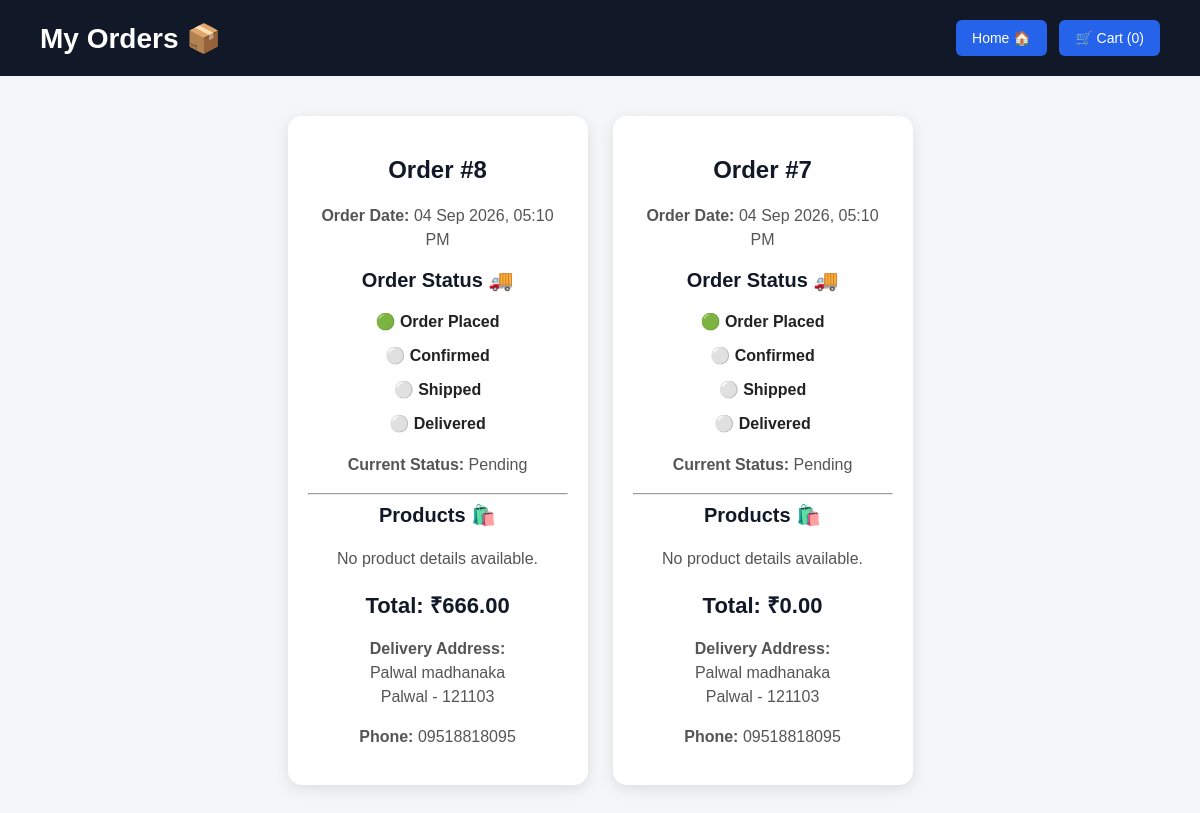
/orders/ (signed in), run on the app's committed database.
### store/models.py (models this page shows, shortened)
class Order(models.Model):
    STATUS_CHOICES = [
        ('pending', 'Pending'),
        ('confirmed', 'Confirmed'),
        ('shipped', 'Shipped'),
        ('delivered', 'Delivered'),
    ]
    user = models.ForeignKey(
        User,
        on_delete=models.CASCADE,
        related_name='orders',
        null=True,
        blank=True
    )
    name = models.CharField(max_length=100)
    phone = models.CharField(max_length=15)
    address = models.TextField()
    city = models.CharField(max_length=100)
    pincode = models.CharField(max_length=10)
    total = models.DecimalField(max_digits=10, decimal_places=2)
    status = models.CharField(
        max_length=20,
        choices=STATUS_CHOICES,
        default='pending'
    )
    created_at = models.DateTimeField(auto_now_add=True)

### store/views.py (the view)
@login_required
def order_history(request):
    orders = Order.objects.filter(
        user=request.user
    ).prefetch_related(
        'items__product'
    ).order_by('-created_at')
    return render(request, 'store/order_history.html', {
        'orders': orders
    })

### store/context_processors.py (called while the page is built)
def cart_count(request):
    cart = request.session.get('cart', {})
    return {
        'cart_count': sum(cart.values())
    }

### store/templates/store/order_history.html (shortened to what this page needs)
{% load static %}
<!DOCTYPE html>
<html>
<head>
    <link rel="stylesheet" href="{% static 'store/style.css' %}">
</head>
<body>
<header>
<h1>My Orders 📦</h1>
<div>
    <a href="{% url 'home' %}">
        <button>Home 🏠</button>
    </a>
    <a href="{% url 'cart' %}">
        <button>🛒 Cart ({{ cart_count }})</button>
    </a>
</div>
</header>
<div class="products">
{% for order in orders %}
    <div class="product-card">
        <h2>Order #{{ order.id }}</h2>
        <p>
            <strong>Order Date:</strong>
            {{ order.created_at|date:"d M Y, h:i A" }}
        </p>
        <h3>Order Status 🚚</h3>
        <div style="margin: 20px 0;">
            <div style="margin-bottom: 15px;">
                {% if order.status == 'pending' or order.status == 'confirmed' or order.status == 'shipped' or order.status == 'delivered' %}
                    <strong>🟢 Order Placed</strong>
                {% else %}
                    <strong>⚪ Order Placed</strong>
                {% endif %}
            </div>
            <div style="margin-bottom: 15px;">
                {% if order.status == 'confirmed' or order.status == 'shipped' or order.status == 'delivered' %}
                    <strong>🟢 Confirmed</strong>
                {% else %}
                    <strong>⚪ Confirmed</strong>
                {% endif %}
            </div>
            <div style="margin-bottom: 15px;">
                {% if order.status == 'shipped' or order.status == 'delivered' %}
                    <strong>🟢 Shipped</strong>
                {% else %}
                    <strong>⚪ Shipped</strong>
                {% endif %}
            </div>
            <div>
                {% if order.status == 'delivered' %}
                    <strong>🟢 Delivered</strong>
                {% else %}
                    <strong>⚪ Delivered</strong>
                {% endif %}
            </div>
        </div>
        <p>
            <strong>Current Status:</strong>
            {{ order.get_status_display }}
        </p>
        <hr>
        <h3>Products 🛍️</h3>
        {% for item in order.items.all %}
            <div style="margin-bottom: 20px;">
                {% if item.product.image %}
                    <img
                        src="{{ item.product.image.url }}"
                        alt="{{ item.product.name }}"
                        style="
                            width: 80px;
                            height: 80px;
                            object-fit: contain;
                        "
                    >
                {% endif %}
                <p>
                    <strong>{{ item.product.name }}</strong>
                </p>
                <p>
                    Price: ₹{{ item.price }}
                </p>
                <p>
                    Quantity: {{ item.quantity }}
                </p>
                <p>
                    Subtotal:
                    ₹{% widthratio item.price 1 item.quantity %}
                </p>
            </div>
            <hr>
        {% empty %}
            <p>No product details available.</p>
        {% endfor %}
        <h2 class="price">
            Total: ₹{{ order.total }}
        </h2>
        <p>
            <strong>Delivery Address:</strong><br>
            {{ order.address }}<br>
            {{ order.city }} - {{ order.pincode }}
        </p>
        <p>
            <strong>Phone:</strong>
            {{ order.phone }}
        </p>
    </div>
{% endfor %}
</div>
</body>
</html>

### store/static/store/style.css (style rules this page uses)
body { font-family: Arial, sans-serif; margin: 0; background: #f4f6f8; color: #222; }
header { background: #111827; color: white; padding: 20px 40px; display: flex; justify-content: space-between; align-items: center; flex-wrap: wrap; gap: 15px; }
header h1 { margin: 0; font-size: 28px; }
header a { text-decoration: none; margin-left: 8px; }
button { background: #2563eb; color: white; border: none; padding: 10px 16px; border-radius: 6px; cursor: pointer; font-size: 14px; transition: 0.2s; }
.products { display: flex; flex-wrap: wrap; gap: 25px; padding: 40px; justify-content: center; }
.product-card { background: white; width: 260px; padding: 20px; border-radius: 14px; box-shadow: 0 4px 15px rgba(0, 0, 0, 0.10); text-align: center; transition: 0.3s; }
.product-card h2, .product-card h3 { color: #111827; }
.product-card h3 { font-size: 20px; margin-top: 5px; }
.product-card p { color: #555; line-height: 1.5; }
.price { font-size: 22px; font-weight: bold; color: #111827 !important; }

### data on the page
Order: id "8", created_at "04 Sep 2026, 05:10 PM", shows "🟢 Order Placed", shows "⚪ Confirmed", shows "⚪ Shipped", shows "⚪ Delivered", status "Pending", total "666.00", address "Palwal madhanaka", city "Palwal", pincode "121103", phone "09518818095"
Order: id "7", created_at "04 Sep 2026, 05:10 PM", shows "🟢 Order Placed", shows "⚪ Confirmed", shows "⚪ Shipped", shows "⚪ Delivered", status "Pending", total "0.00", address "Palwal madhanaka", city "Palwal", pincode "121103", phone "09518818095"

### other printed values
{{ cart_count }} "0"
